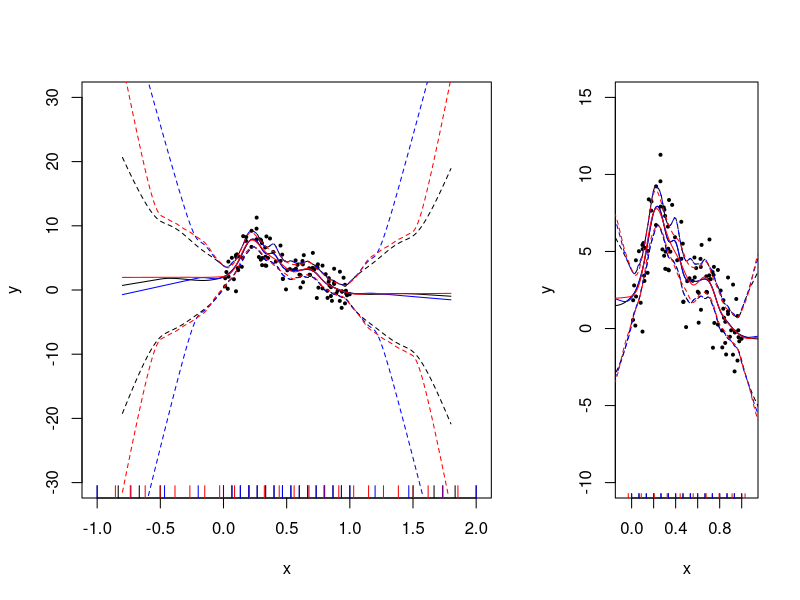
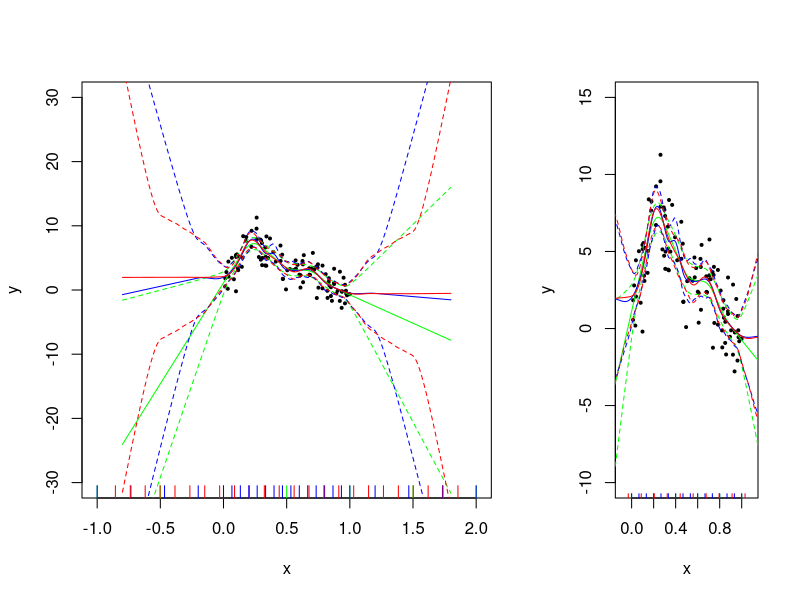
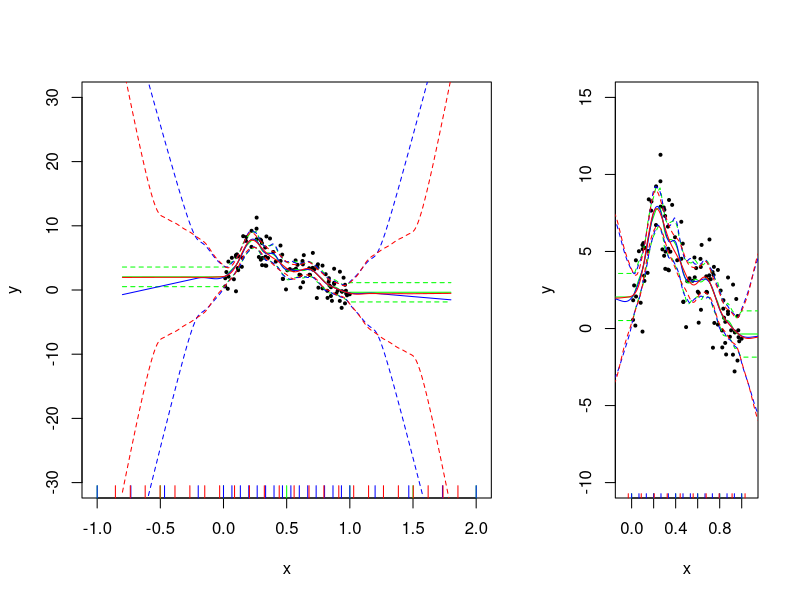

Recreate these plots in R, in order.
## ---- chunk 1
require(mgcv)
## test function
f3 <- function(x2) 0.2 * x2^11 * (10 * (1 - x2))^6 + 10 * (10 * x2)^3 * 
              (1 - x2)^10

## simulate test x,y data...
n <- 100
x <- runif(n)
y <- f3(x) + rnorm(n)*2

## case 1. outer range (-.5,1.5) one outer knot at each end
pd <- data.frame(x=seq(-.8,1.8,length=200))
m <- c(3,1) ## cubic b-splines, first order derivative penalty
k <- 20 ## basis dimension
xoo <- c(-1,2) ## interval for all knots defining basis functions
xo <- c(-.5,1.5) ## interval over which to evaluate penalty
xi <- c(0,1) ## interval within which data and most of knots lie

# abstract out plotting
plot_thing <- function(model, pd, col, uc=FALSE){
  fv <- predict(model, pd, se=TRUE, unconditional=uc)
  ## plot curve over data...
  ul <- fv$fit + 2*fv$se.fit
  ll <- fv$fit - 2*fv$se.fit
  lines(pd$x,fv$fit,col=col)
  lines(pd$x,ul,lty=2,col=col)
  lines(pd$x,ll,lty=2,col=col)
  suppressWarnings(rug(model$smooth[[1]]$knots, col=col, lwd=1))
}

## get knot sequence....
xk <- c(seq(xoo[1],xo[1],length=m[1]+1),
        seq(xi[1],xi[2],length=k-m[1] - 1),
        seq(xo[2],xoo[2],length=m[1]+1))
b <- gam(y~s(x,bs="bs",m=m,k=k),knots=list(x=xk),method="ML")


## case 2. outer range (-.2,1.2)...
xo <- c(-.2,1.2)
xk <- c(seq(xoo[1],xo[1],length=m[1]+1),
        seq(xi[1],xi[2],length=k-m[1] - 1),
        seq(xo[2],xoo[2],length=m[1]+1))
b_outer1 <- gam(y~s(x,bs="bs",m=m,k=k),knots=list(x=xk),method="ML")


## case 3. outer range (-.5,1.5), even spacing...
b_outer2 <- gam(y~s(x,bs="bs",m=m,k=k),knots=list(x=c(-.5,1.5)),method="ML")
## ---- chunk 2
layout(matrix(c(1,2),1,2), widths=c(2,1))

# zoom out
plot(x, y, xlim=c(-1, 2), ylim=c(-30, 30), pch=19, cex=0.4)
plot_thing(b, pd, "black")
plot_thing(b_outer1, pd, "blue")
plot_thing(b_outer2, pd, "red")

# zoom in
plot(x, y, xlim=c(-0.1, 1.1),ylim=c(-10, 15), pch=19, cex=0.4)
plot_thing(b, pd, "black")
plot_thing(b_outer1, pd, "blue")
plot_thing(b_outer2, pd, "red")
## ---- chunk 3
layout(matrix(c(1,2),1,2), widths=c(2,1))

b_tprs <- gam(y~s(x, bs="tp", m=2, k=k),method="ML")

# zoom out
plot(x, y, xlim=c(-1, 2), ylim=c(-30, 30), pch=19, cex=0.4)
plot_thing(b_tprs, pd, "green")
plot_thing(b_outer1, pd, "blue")
plot_thing(b_outer2, pd, "red")

# zoom in
plot(x, y, xlim=c(-0.1, 1.1),ylim=c(-10, 15), pch=19, cex=0.4)
plot_thing(b_tprs, pd, "green")
plot_thing(b_outer1, pd, "blue")
plot_thing(b_outer2, pd, "red")
## ---- chunk 4
layout(matrix(c(1,2),1,2), widths=c(2,1))

b_tprs <- gam(y~s(x, bs="tp", m=1, k=k),method="ML")

# zoom out
plot(x, y, xlim=c(-1, 2), ylim=c(-30, 30), pch=19, cex=0.4)
plot_thing(b_tprs, pd, "green")
plot_thing(b_outer1, pd, "blue")
plot_thing(b_outer2, pd, "red")

# zoom in
plot(x, y, xlim=c(-0.1, 1.1),ylim=c(-10, 15), pch=19, cex=0.4)
plot_thing(b_tprs, pd, "green")
plot_thing(b_outer1, pd, "blue")
plot_thing(b_outer2, pd, "red")
